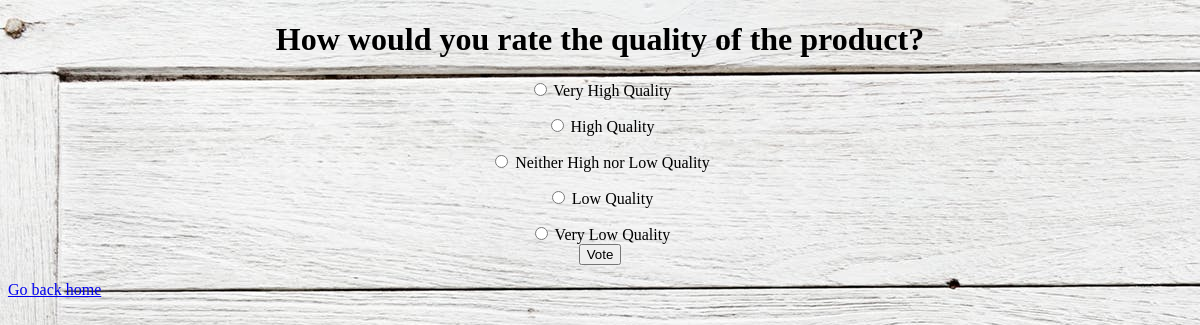
The page /polls/1/ on the database its author committed.
### polls/models.py (models this page shows, shortened)
class Question(models.Model):
    question_text = models.CharField(max_length=200)
    pub_date = models.DateTimeField('date published')

class Choice(models.Model):
    question = models.ForeignKey(Question, on_delete=models.CASCADE)
    choice_text = models.CharField(max_length=200)
    votes = models.IntegerField(default=0)

### polls/views.py (the view)
# urls.py: path('<int:pk>/', views.DetailView.as_view(), name='detail'),
class DetailView(generic.DetailView):
    model = Question
    template_name = 'polls/detail.html'
    def get_queryset(self):
        return Question.objects.filter(pub_date__lte=timezone.now())

### polls/templates/polls/detail.html (shortened to what this page needs)
<!DOCTYPE html>
<html>
{% load static %}
<link rel="stylesheet" type="text/css" href="{% static 'polls/style.css' %}" />
<h1 align="center" >{{ question.question_text }}</h1>
<form action="{% url 'polls:vote' question.id %}" method="post">
{% for choice in question.choice_set.all %}
<p style="text-align:center">
    <input type="radio" name="choice" id="choice{{ forloop.counter }}" value="{{ choice.id }} " />
    <label for="choice{{ forloop.counter }}" >{{ choice.choice_text }} </label><br />
{% endfor %}
<input type="submit" value="Vote" />
</form>
<a href="/polls">Go back home</a>

### rows shown on the page
Question: question_text "How would you rate the quality of the product?"
Choice: choice_text "Very High Quality"
Choice: choice_text "High Quality"
Choice: choice_text "Neither High nor Low Quality"
Choice: choice_text "Low Quality"
Choice: choice_text "Very Low Quality"
